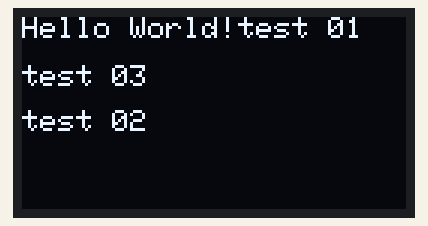
Simulated run of this sketch. Board: ESP32-C3. Shown: 128×64 one-colour display. What the sketch prints to the serial monitor is not drawn.

Above: at 2.1 s.

The sketch:

lcd_default.ino
```cpp
#include <Adafruit_SSD1306.h>

#define SCREEN_WIDTH 128 // OLED display width, in pixels
#define SCREEN_HEIGHT 64 // OLED display height, in pixels
Adafruit_SSD1306 display = Adafruit_SSD1306(SCREEN_WIDTH, SCREEN_HEIGHT, &Wire);

bool displayReady = false;
void setup() {
    Serial.begin(115200);
    delay(1000);
    Serial.println("Hello, ESP32-C3!");
}
void loop(){
    delay(1000);
    if(display.begin(SSD1306_SWITCHCAPVCC, 0x3C) && displayReady==false) { // Address 0x3D for 128x64
        Serial.println("LCD ready");
        //set default text
        display.setTextSize(1);      // Normal 1:1 pixel scale
        display.setTextColor(SSD1306_WHITE); // Draw white text
        display.setCursor(0, 0);     // Start at top-left corner
        display.cp437(true);         // Use full 256 char 'Code Page 437' font
        displayReady = true;
    }else if(!display.begin(SSD1306_SWITCHCAPVCC, 0x3C) && displayReady==false){
        Serial.println(F("SSD1306 allocation failed"));
        return;
    }else{
        //LCD already ready
    }
    Serial.println("LCD text set");

    display.clearDisplay();
    display.setCursor(0, 0);
    display.print("Hello World!");
    display.println("test 01");

    display.setCursor(0, 31);
    display.print("test 02");

    display.setCursor(0, 16);
    display.print("test 03");
    display.display();

    delay(2000);
}
```
